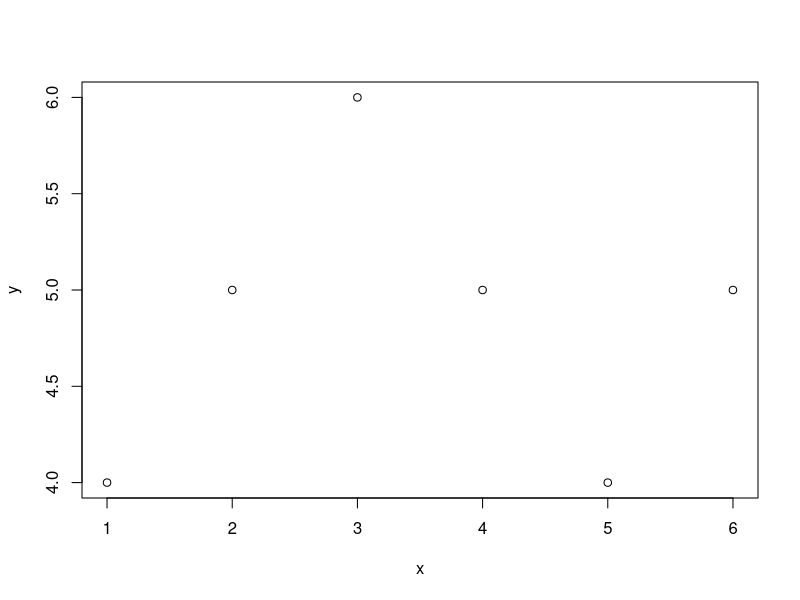

Write R code to recreate this figure.
library(ggplot2) #Comment
library(tidyverse)

#Was geht jetzt ab? 
#Okay Versuch hat funktioniert. 
#Okay noch ein Versuch



#Plot
x <- c(1,2,3,4,5,6)
y <- c(4,5,6,5,4,5)
plot(x,y)
